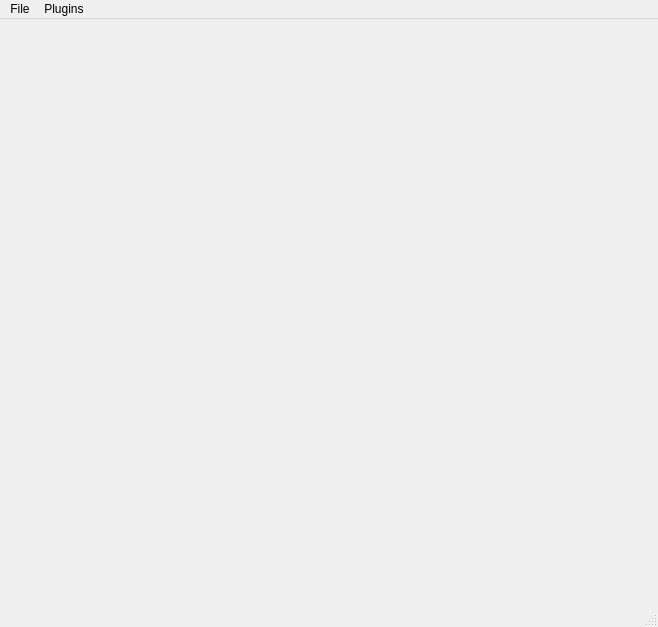
<?xml version="1.0" encoding="UTF-8"?>
<ui version="4.0">
 <class>RepresentationUI</class>
 <widget class="QMainWindow" name="RepresentationUI">
  <property name="geometry">
   <rect>
    <x>0</x>
    <y>0</y>
    <width>658</width>
    <height>627</height>
   </rect>
  </property>
  <property name="sizePolicy">
   <sizepolicy hsizetype="Preferred" vsizetype="Preferred">
    <horstretch>0</horstretch>
    <verstretch>0</verstretch>
   </sizepolicy>
  </property>
  <property name="windowTitle">
   <string>DREAM.3D</string>
  </property>
  <property name="unifiedTitleAndToolBarOnMac">
   <bool>false</bool>
  </property>
  <widget class="QWidget" name="centerWidget">
   <layout class="QVBoxLayout" name="verticalLayout_2">
    <property name="spacing">
     <number>4</number>
    </property>
    <property name="leftMargin">
     <number>4</number>
    </property>
    <property name="topMargin">
     <number>4</number>
    </property>
    <property name="rightMargin">
     <number>4</number>
    </property>
    <property name="bottomMargin">
     <number>6</number>
    </property>
   </layout>
  </widget>
  <widget class="QMenuBar" name="menubar">
   <property name="geometry">
    <rect>
     <x>0</x>
     <y>0</y>
     <width>658</width>
     <height>22</height>
    </rect>
   </property>
   <widget class="QMenu" name="menuFile">
    <property name="title">
     <string>File</string>
    </property>
    <widget class="QMenu" name="menu_RecentFiles">
     <property name="title">
      <string>Recent Files</string>
     </property>
     <addaction name="actionSomething"/>
    </widget>
    <addaction name="actionOpen"/>
    <addaction name="separator"/>
    <addaction name="actionClose"/>
    <addaction name="separator"/>
    <addaction name="menu_RecentFiles"/>
    <addaction name="separator"/>
    <addaction name="actionExit"/>
   </widget>
   <widget class="QMenu" name="menuPlugins">
    <property name="title">
     <string>Plugins</string>
    </property>
   </widget>
   <addaction name="menuFile"/>
   <addaction name="menuPlugins"/>
  </widget>
  <widget class="QStatusBar" name="statusbar"/>
  <action name="actionOpen">
   <property name="text">
    <string>Open</string>
   </property>
  </action>
  <action name="actionClose">
   <property name="text">
    <string>Close</string>
   </property>
  </action>
  <action name="actionExit">
   <property name="text">
    <string>Exit</string>
   </property>
  </action>
  <action name="actionSomething">
   <property name="text">
    <string>Something</string>
   </property>
  </action>
 </widget>
 <resources>
  <include location="../../../../Resources/icons/images/Icons.qrc"/>
  <include location="../../../../Resources/icons/images/Icons.qrc"/>
  <include location="../../../../Resources/icons/images/Icons.qrc"/>
  <include location="../../../../Resources/icons/images/Icons.qrc"/>
  <include location="../../../../Resources/icons/images/Icons.qrc"/>
  <include location="../../../../Resources/icons/images/Icons.qrc"/>
  <include location="../../../../Resources/icons/images/Icons.qrc"/>
  <include location="../../../../Resources/icons/images/Icons.qrc"/>
  <include location="../../../../Resources/icons/images/Icons.qrc"/>
  <include location="../../../../Resources/icons/images/Icons.qrc"/>
  <include location="../../../../Resources/icons/images/Icons.qrc"/>
  <include location="../../../../Resources/icons/images/Icons.qrc"/>
  <include location="../../../../Resources/icons/images/Icons.qrc"/>
  <include location="../../../../Resources/icons/images/Icons.qrc"/>
  <include location="../../../../Resources/icons/images/Icons.qrc"/>
  <include location="../../../../Resources/icons/images/Icons.qrc"/>
  <include location="../../../../Resources/icons/images/Icons.qrc"/>
  <include location="../../../../Resources/icons/images/Icons.qrc"/>
  <include location="../../../../Resources/icons/images/Icons.qrc"/>
  <include location="../../../../Resources/icons/images/Icons.qrc"/>
  <include location="../../../../Resources/icons/images/Icons.qrc"/>
  <include location="../../../../Resources/icons/images/Icons.qrc"/>
  <include location="../../../../Resources/icons/images/Icons.qrc"/>
  <include location="../../../../Resources/icons/images/Icons.qrc"/>
  <include location="../../../../Resources/icons/images/Icons.qrc"/>
  <include location="../../../../Resources/icons/images/Icons.qrc"/>
  <include location="../../../../Resources/icons/images/Icons.qrc"/>
  <include location="../../../../Resources/icons/images/Icons.qrc"/>
  <include location="../../../../Resources/icons/images/Icons.qrc"/>
  <include location="../../../../Resources/icons/images/Icons.qrc"/>
  <include location="../../../../Resources/icons/images/Icons.qrc"/>
  <include location="../../../../Resources/icons/images/Icons.qrc"/>
  <include location="../../../../Resources/icons/images/Icons.qrc"/>
  <include location="../../../../Resources/icons/images/Icons.qrc"/>
  <include location="../../../../Resources/icons/images/Icons.qrc"/>
  <include location="../../../../Resources/icons/images/Icons.qrc"/>
  <include location="../../../../Resources/icons/images/Icons.qrc"/>
  <include location="../../../../Resources/icons/images/Icons.qrc"/>
  <include location="../../../../Resources/icons/images/Icons.qrc"/>
  <include location="../../../../Resources/icons/images/Icons.qrc"/>
  <include location="../../../../Resources/icons/images/Icons.qrc"/>
  <include location="../../../../Resources/icons/images/Icons.qrc"/>
  <include location="../../../../Resources/icons/images/Icons.qrc"/>
  <include location="../../../../Resources/icons/images/Icons.qrc"/>
  <include location="../../../../Resources/icons/images/Icons.qrc"/>
  <include location="../../../../Resources/icons/images/Icons.qrc"/>
  <include location="../../../../Resources/icons/images/Icons.qrc"/>
 </resources>
 <connections/>
</ui>
